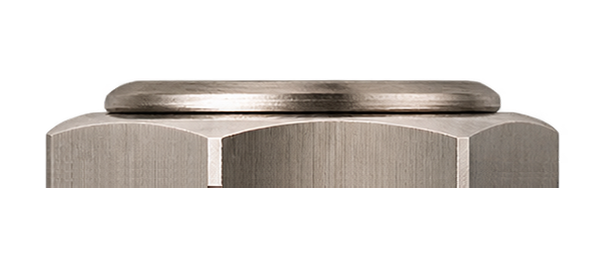
#> input picture assets/kit/jack_photo.png, 615 x 264 px; its folder holds 5 pictures in this run
$ python make_art.py
#> lines starting #> are read from the running program, lines starting #| are printed output that depends on the picture
"""
TEXTURAL (NINE HANDS | DSP) - visuel du plugin, synthetise d'apres le visuel Textural valide (oct. 2026).

Regle NINE HANDS | DSP des pedales simples : image 1235 x 1800 px, pedale plein cadre (le boitier touche le haut et le bas,
les jacks touchent les bords gauche et droit), fond transparent seulement autour des jacks et dans les coins arrondis.
Dessin dans un repere de travail 760 x 958 unites (2 px par unite), puis recadrage sur boitier + jacks.

Contenu :
  - boitier peint blanc casse satine (teinte relevee sur l'ancien visuel), arete arrondie, grain fin ;
  - motif de particules (assets/vector/particules.svg, fourni par l'utilisateur) imprime en gris sur la coque ;
  - serigraphie noire (cadre, REVERSE, noms des potards, arc et chiffres du PITCH, IN / OUT, symboles de mode,
    titre Textural vectorise d'apres l'ancien visuel, logo NINE HANDS | DSP noir) : dans l'apercu ici,
    dessinee en vectoriel par le plugin dans la version finale ;
  - pieces photo : 6 potards (photos fournies, noirs + PITCH orange), LED 5 mm (photo fournie), footswitch et embases jack
    du kit NINE HANDS | DSP ; pastille barre de presets / ligne d'etat (taille Strong Pickle).
Une seule lumiere : en haut a gauche (ombres vers le bas a droite).
Usage : python3 tools/make_art.py  ->  design/preview_v2.png (apercu), design/layout_v2.json
"""
import os, sys, math, json, subprocess, io
import numpy as np, cv2
from PIL import Image, ImageDraw, ImageFont

HERE = os.path.dirname(os.path.abspath(__file__))
ROOT = os.path.dirname(HERE)
KIT = os.path.join(ROOT, 'assets', 'kit')
SCR = os.environ.get('SCRATCH', '/tmp')
FINAL = os.environ.get('FINAL', '') == '1'      # 1 : fond du plugin + sprites + Layout.h (sans les pieces dessinees par le plugin)

AS = 2
UW, UH = 760, 958
W, H = UW * AS, UH * AS
L = np.array([-0.46, -0.62, 0.64]); L /= np.linalg.norm(L)
V = np.array([0.0, 0.0, 1.0]); HV = (L + V) / np.linalg.norm(L + V)

def load(name):
    return np.asarray(Image.open(os.path.join(KIT, name)).convert('RGBA')).astype(np.float32)

def shift(a, dx, dy):
    return cv2.warpAffine(a, np.float32([[1, 0, dx], [0, 1, dy]]), (a.shape[1], a.shape[0]), borderValue=0)

# [27 lines left out: functions place, with_shadow, over, not called in this run]

def fbm(shape, scales, amps, seed=0):
    r = np.random.default_rng(seed); out = np.zeros(shape, np.float32)
    for s, a in zip(scales, amps):
        n = r.standard_normal((max(2, shape[0] // s + 2), max(2, shape[1] // s + 2))).astype(np.float32)
        out += a * cv2.resize(n, (shape[1], shape[0]), interpolation=cv2.INTER_CUBIC)
    return out

def rrect_sd(x, y, x0, y0, w, h, r):
    cx, cy = x0 + w / 2, y0 + h / 2
    qx = np.abs(x - cx) - (w / 2 - r); qy = np.abs(y - cy) - (h / 2 - r)
    return np.hypot(np.maximum(qx, 0), np.maximum(qy, 0)) + np.minimum(np.maximum(qx, qy), 0) - r

def svg_png(path, w, h=None):
    """SVG -> RGBA (Chromium headless, rsvg-convert absent ici)"""
    out = os.path.join(SCR, '_svg.png')
    js = os.path.join(SCR, 'svg2png.js')
    subprocess.run(['node', js, os.path.abspath(path), out, str(int(w)), str(int(h or w))], check=True,
                   env=dict(os.environ, NODE_PATH=subprocess.run(['npm', 'root', '-g'], capture_output=True, text=True).stdout.strip()))
    return np.asarray(Image.open(out).convert('RGBA')).astype(np.float32)

# ------------------------------------------------------------------ geometrie
OUT_W, OUT_H = 1235, 1800
JACK_LEN = 104.0
PY0, PH, PR = 34.0, 890.0, 30.0
def jack_sprite(length_units, side):
#> called with length_units = 104, side = 1
    im = load('jack_photo.png'); x0, x1, y0, y1 = 46, 558, 80, 188
    rot = np.rot90(im[y0:y1, x0:x1], k=-1 if side > 0 else 1).copy()
    h, w = rot.shape[:2]; k = length_units * AS / h
#> after `h, w = rot.shape[:2]`: h = 512; w = 108
#> after `k = length_units * AS / h`: k = 0.406
    n_w, n_h = max(1, int(round(w * k))), int(round(h * k))
#> n_w = 44; n_h = 208
    pm = rot.copy(); pm[..., :3] *= pm[..., 3:4] / 255.0
    sm = cv2.resize(pm, (n_w, n_h), interpolation=cv2.INTER_AREA)
    a = np.clip(sm[..., 3] / 255.0, 0, 1)
    rgb = np.where(a[..., None] > 1e-4, sm[..., :3] / np.maximum(a, 1e-4)[..., None], 0)
    rgb = np.clip(rgb * np.linspace(1.08, 0.86, n_h)[:, None, None], 0, 255)
    return np.dstack([rgb, a * 255]).astype(np.float32), n_w / AS, n_h / AS
JACK_PROT = jack_sprite(JACK_LEN, 1)[1] - 1.5 / AS
#> JACK_PROT = 21.25
PW = OUT_W / OUT_H * PH - 2 * JACK_PROT
#> PW = 568.1
PX0 = (UW - PW) / 2
#> PX0 = 95.93
CX = PX0 + PW / 2
#> CX = 380
CROP_X0, CROP_W = PX0 - JACK_PROT, PW + 2 * JACK_PROT
#> CROP_X0 = 74.68; CROP_W = 610.6
SC = (OUT_H / 2.0) / PH

# ancien visuel (faceplate 1246 x 1805, boitier x 44..1203, y 7..1797) -> repere de travail
def P(px, py): return (PX0 + (px - 44.0) / 1159.0 * PW, PY0 + (py - 7.0) / 1790.0 * PH)
KS_ = PH / 1790.0                                   # unites de travail par pixel de l'ancien visuel
def D(x, y): return P((x - 202.84) * 1.805, y * 1.805)   # ancien repere de l'editeur -> travail

KNOB_R = 115.5 * KS_
# bloc des potards : tout descendu de 20 px (image 1800 px) et rangees plus espacees (+32 px) pour aerer les noms
DY1 = 20.0 * PH / OUT_H                             # rangee du haut (TIME / SIZE / OVERLAP) et leurs inscriptions
DY2 = (20.0 + 32.0) * PH / OUT_H                    # rangee du bas (REGEN / PITCH / MIX), arc et chiffres du PITCH
def P1(px, py): x, y = P(px, py); return (x, y + DY1)
def P2(px, py): x, y = P(px, py); return (x, y + DY2)
def D1(x, y): a, b = D(x, y); return (a, b + DY1)
def D2(x, y): a, b = D(x, y); return (a, b + DY2)
KNOBS = [(*D1(321.7, 162.6), 'TIME', 0), (*D1(547.7, 162.6), 'SIZE', 0), (*D1(771.6, 161.5), 'OVERLAP', 0),
         (*D2(320.0, 333.2), 'REGEN', 0), (*D2(543.9, 330.2), 'PITCH', 1), (*D2(771.6, 334.9), 'MIX', 0)]
#> in D1, `a, b = D(x, y)`: a = 179.5; b = 176.4
#> in D2, `a, b = D(x, y)`: a = 178; b = 329.6
#> KNOBS = [(179.5, 186.3, 'TIME', 0), (379.5, 186.3, 'SIZE', 0), (577.6, 185.3, 'OVERLAP', 0), (178, 355.3, 'REGEN', 0), (376.1, 352.6, 'PITCH', 1), (577.6, 356.8, 'MIX', 0)]
REV_LED = D(460.2, 69.0)
#> REV_LED = (302.1, 92.44)
MODE_LED = D(684.0, 69.0)
#> MODE_LED = (500.1, 92.44)
REV_LED0 = REV_LED
#> REV_LED0 = (302.1, 92.44)
# LEDs REVERSE et MODE a mi-chemin entre les potards du haut (TIME / SIZE et SIZE / OVERLAP) (demande nov. 2026)
REV_LED = (0.5 * (KNOBS[0][0] + KNOBS[1][0]), REV_LED[1])
#> REV_LED = (279.5, 92.44)
MODE_LED = (0.5 * (KNOBS[1][0] + KNOBS[2][0]), MODE_LED[1])
#> MODE_LED = (478.6, 92.44)
STATUS_LED = D(544.7, 583.7)
#> STATUS_LED = (376.8, 554.4)
LAB_DY = 15.0 * PH / OUT_H                          # noms sous les potards descendus de 15 px (image 1800 px)
TL_DY = 40.0 * PH / OUT_H                           # titre Textural et LED d etat descendus de 2 x 20 px
STATUS_LED0 = STATUS_LED
#> STATUS_LED0 = (376.8, 554.4)
STATUS_LED = (STATUS_LED[0], STATUS_LED[1] + TL_DY)
#> STATUS_LED = (376.8, 574.1)
FS = D(544.7, 895.3)
#> FS = (376.8, 834)
FS = (FS[0], FS[1] - 65.0 * PH / OUT_H)              # remonte de 50 px puis 15 px dans l image 1800 px (demandes nov. 2026)
#> FS = (376.8, 801.9)
FS_FLATS = 100.0
JACK_Y = P(0, 840)[1]
#> JACK_Y = 448.2
TITLE_BOX = (325, 1165, 890, 1245)                  # titre dans l'ancien visuel (px)
LOGO_W = 180.0                                      # logo reduit de 10 % (demande nov. 2026)
LOGO_C = (CX, 0.5 * (FS[1] + FS_FLATS / 2 + PY0 + PH))   # logo en bas, a egale distance du footswitch et du bas de la coque
#> LOGO_C = (380, 887.9)
PILL_W, PILL_H = 400.0 / SC, 38.0 / SC              # pastille de reference (Strong Pickle) : 400 x 38 dans le repere 900
PILL = (CX - PILL_W / 2, P(0, 1322)[1] - PILL_H / 2, PILL_W, PILL_H)
#> PILL = (182.2, 669, 395.6, 37.58)
LED_R = 12.0                                        # LED (photo fournie), agrandie (demande nov. 2026)

# ------------------------------------------------------------------ 1. fond et boitier
YY, XX = np.mgrid[0:H, 0:W].astype(np.float32)
UX, UY = (XX + 0.5) / AS, (YY + 0.5) / AS
img = np.full((H, W, 3), 14.0, np.float32)
sd = rrect_sd(UX, UY, PX0, PY0, PW, PH, PR)
#> in rrect_sd, `cx, cy = x0 + w / 2, y0 + h / 2`: cx = 380; cy = 479
body = np.clip(0.5 - sd * AS, 0, 1)
EDGE = 9.0
d_in = np.clip(-sd, 0, None)
hgt = np.where(d_in < EDGE, np.sqrt(np.clip(EDGE ** 2 - (EDGE - d_in) ** 2, 0, None)), EDGE)
gy, gx = np.gradient(cv2.GaussianBlur(hgt, (0, 0), 1.0), 1.0 / AS)
nrm = np.dstack([-gx, -gy, np.ones_like(hgt)]); nrm /= np.linalg.norm(nrm, axis=2, keepdims=True)
ndl = np.clip(nrm @ L, 0, 1); ndh = np.clip(nrm @ HV, 0, 1)
#> after `ndl = np.clip(nrm @ L, 0, 1)`:
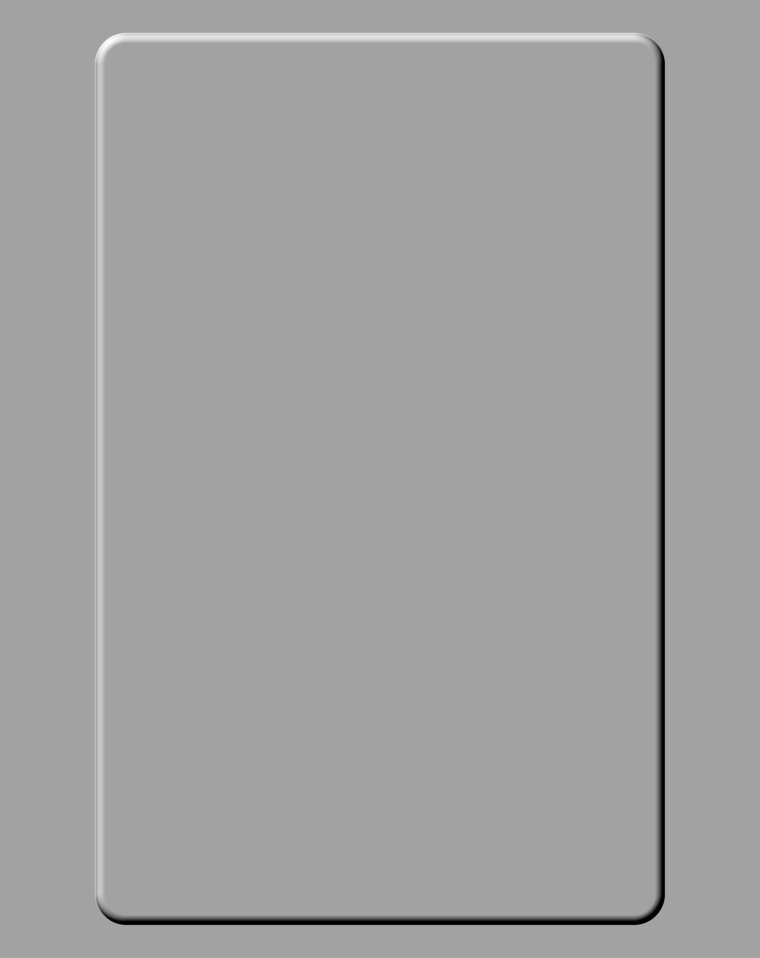
#> ndl: shape (1916, 1520) float64 (shown at 1/2 size); min 0, max 1, mean 0.633
#> after `ndh = np.clip(nrm @ HV, 0, 1)`:
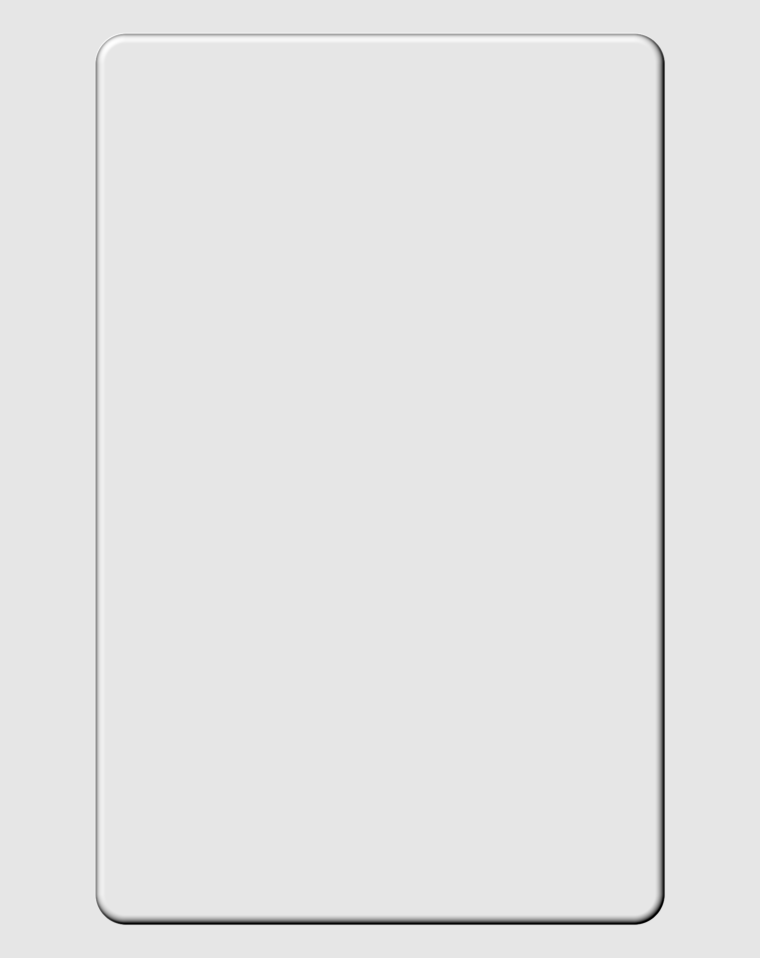
#> ndh: shape (1916, 1520) float64 (shown at 1/2 size); min 0, max 1, mean 0.897
paint = np.array([222.0, 217.0, 212.0])
flat = float(np.array([0, 0, 1.0]) @ L)
shade = (0.80 + 0.20 * ndl / flat)
encl = paint * shade[..., None] + (26 * ndh ** 50 + 6 * ndh ** 8)[..., None]
# lumiere tres douce en haut a gauche, satine
sheen = np.exp(-(((UX - PX0 - 120) / 380) ** 2 + ((UY - PY0 - 140) / 460) ** 2))
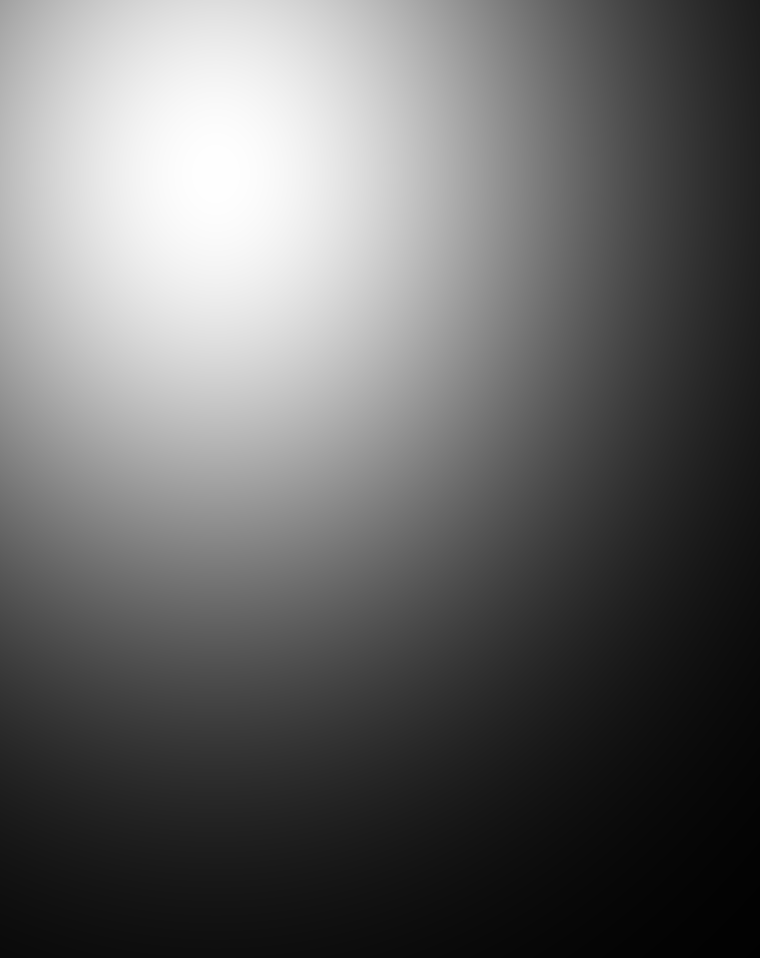
#> sheen: shape (1916, 1520) float32 (shown at 1/2 size); min 0.00708, max 1, mean 0.403
encl += (7.0 * sheen - 6.0 * (UY - PY0) / PH)[..., None]
grain = fbm((H, W), [1, 2], [1.6, 0.9], 3) + 0.8 * fbm((H, W), [70, 220], [0.8, 1.0], 4)
encl += grain[..., None] * np.array([1.0, 0.98, 0.96])
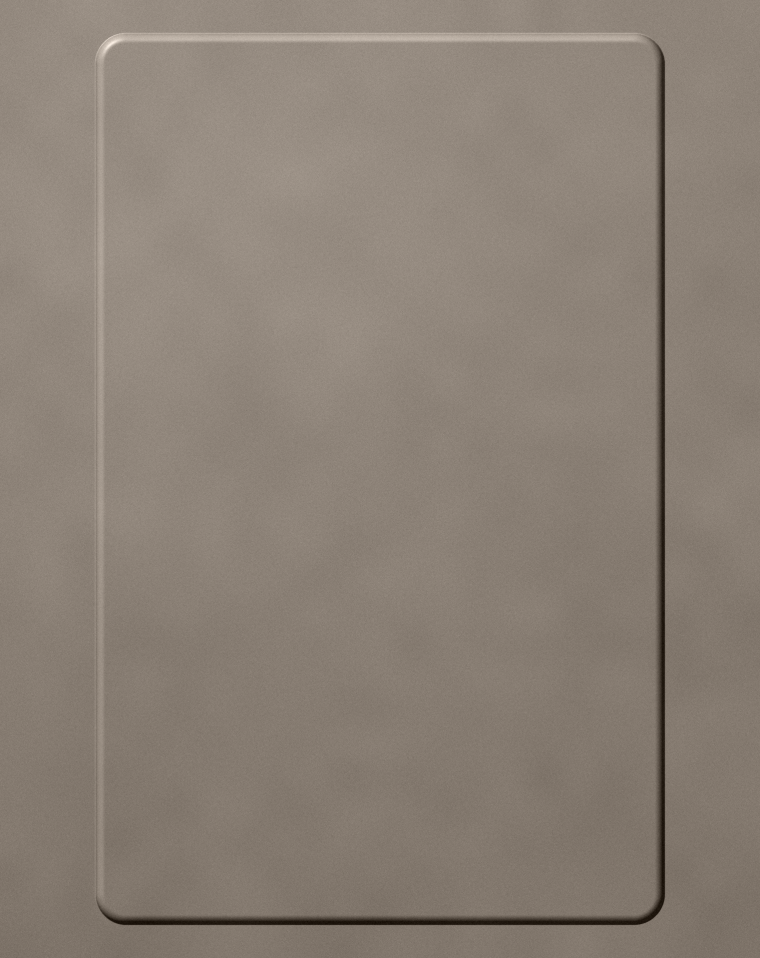
#> encl: shape (1916, 1520, 3) float64 (shown at 1/2 size); mean of channels 0, 1, 2 224.3, 219.3, 214.3; drawn with min black and max white
img = img * (1 - body[..., None]) + encl * body[..., None]
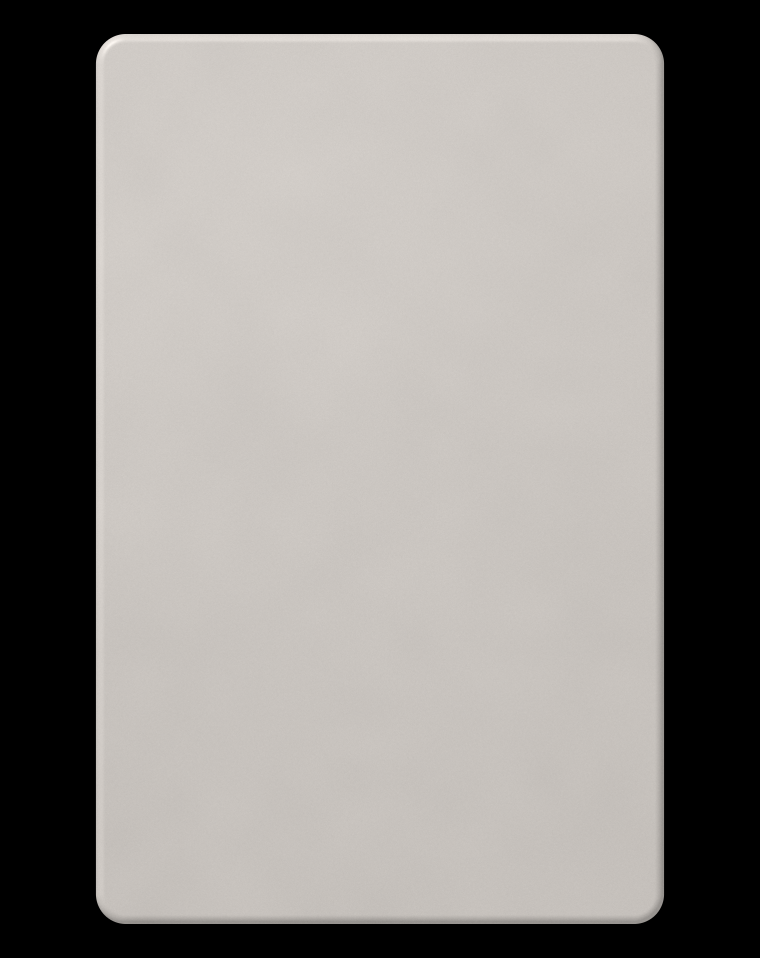
#> img: shape (1916, 1520, 3) float64 (shown at 1/2 size); mean of channels 0, 1, 2 160, 156.5, 153; drawn with min black and max white
on_top = np.clip((-sd - 5.0) / 2.0, 0, 1)
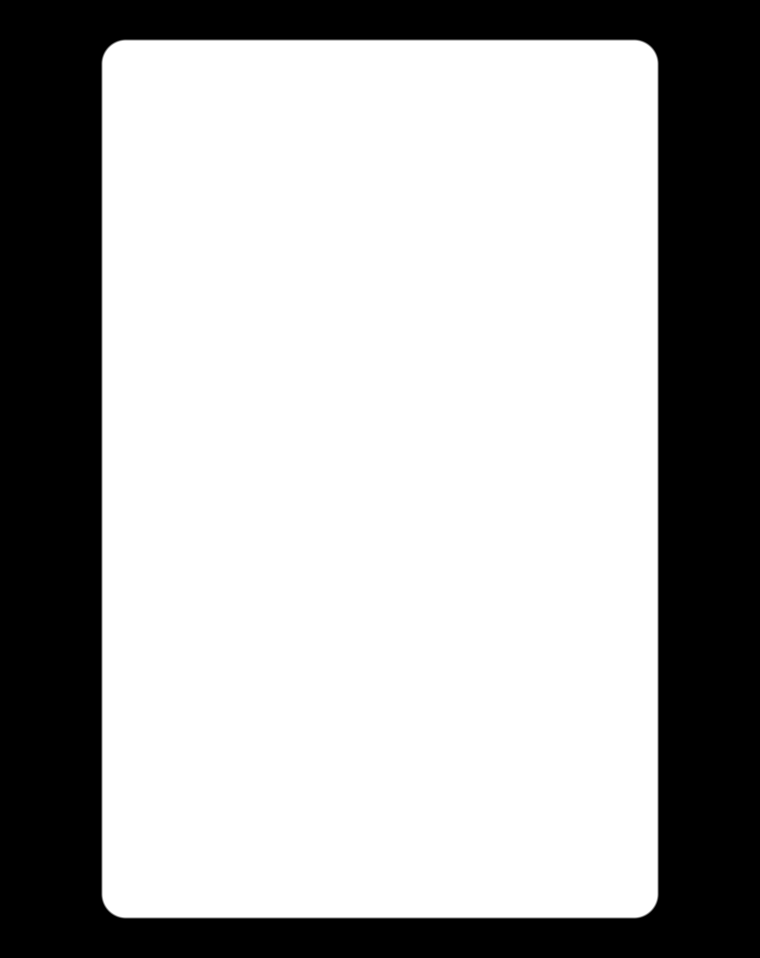
#> on_top: shape (1916, 1520) float32 (shown at 1/2 size); min 0, max 1, mean 0.67

# ------------------------------------------------------------------ 2. motif de particules (SVG fourni), gris sur la coque
pa = svg_png(os.path.join(ROOT, 'assets', 'vector', 'particules.svg'), 4096)
#> (the run stopped early here; a loop or call above may not have finished)
